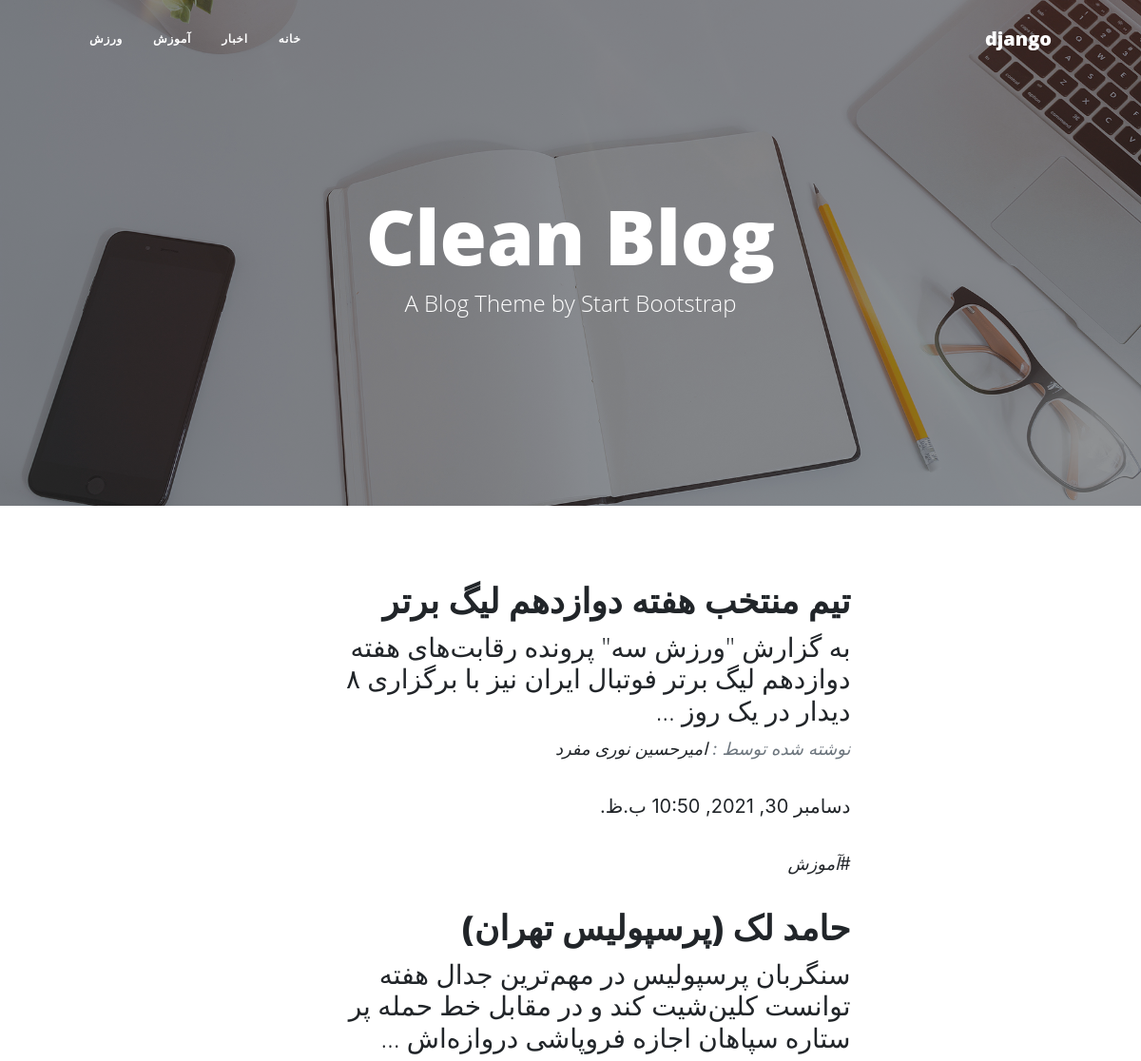
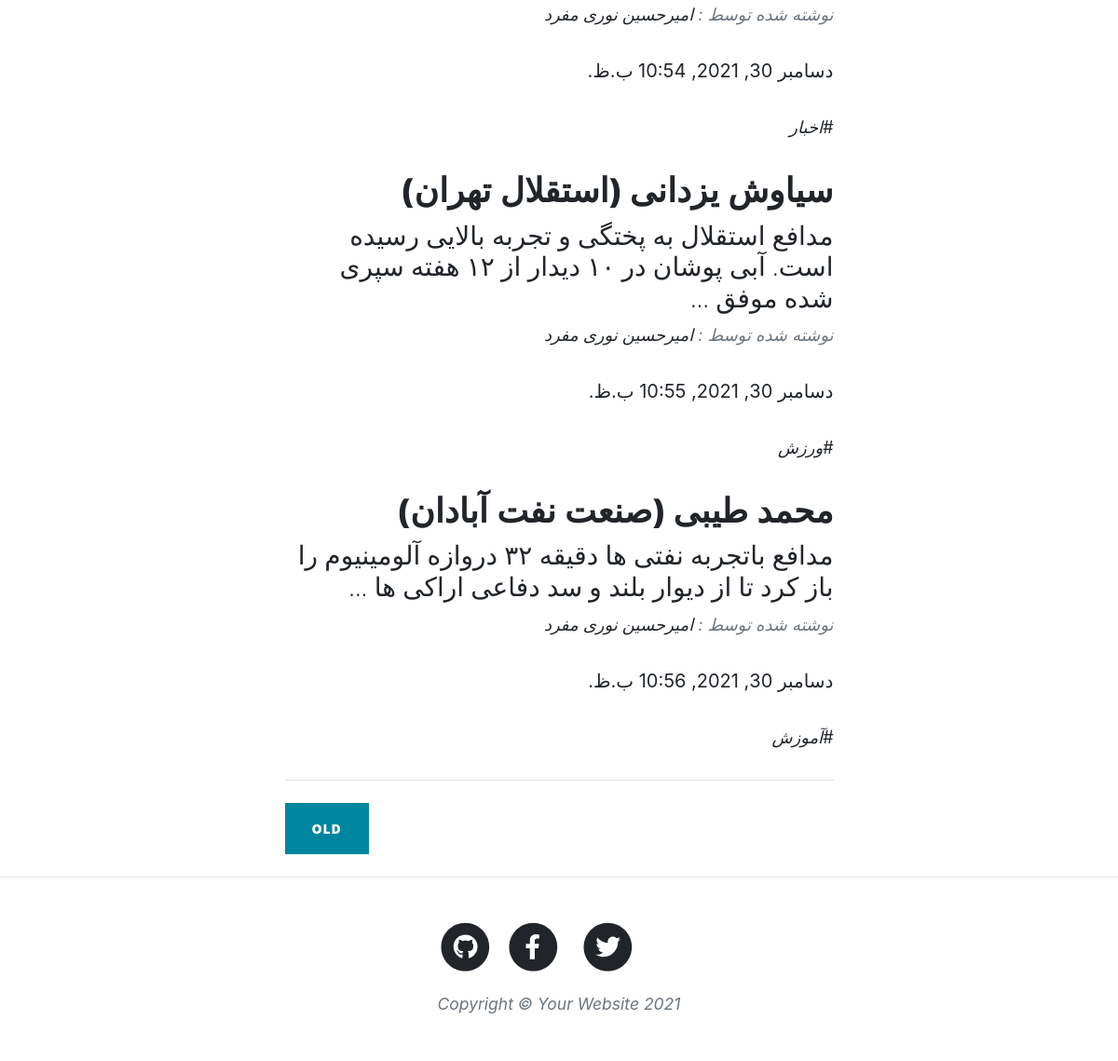
The page / on the database its author committed (2 pictures, top to bottom).
### blog/models.py (models this page shows, shortened)
class CategoryModel(models.Model):
    parent = models.ForeignKey('self',null=True,blank=True,default=None,related_name='parents',on_delete=models.SET_NULL,verbose_name='دسته بندی')
    title = models.CharField(max_length=300,verbose_name='عنوان')
    slug = models.SlugField(max_length=50,unique=True,verbose_name='آدرس')
    position = models.IntegerField(verbose_name='پوزیشن')
    status = models.BooleanField(default=True,verbose_name='وظعیت')
    class Meta:
        verbose_name = 'دسته بندی'
        verbose_name_plural = 'دسته بندیها'
        ordering = ['parent__id','position']

class ArticleModel(models.Model):
    auth = models.ForeignKey(User,null=True,related_name='author',on_delete=models.SET_NULL,verbose_name='نویسنده')
    title = models.CharField(max_length=300,verbose_name='عنوان')
    slug = models.SlugField(max_length=50,unique=True,verbose_name='آدرس')
    category = models.ManyToManyField(CategoryModel,related_name='childrens',verbose_name='دسته بندی')
    description = models.TextField(verbose_name='محتوا')
    thumbnail = models.ImageField(verbose_name='عکس')
    create = models.DateTimeField(auto_now=True,verbose_name='زمان ساخت')
    publish = models.DateTimeField(default=timezone.now,verbose_name='زمان ساخت')
    update = models.DateTimeField(auto_now_add=True,verbose_name='بروزرسانی در')
    STATUS = (
        ('publish','منتشر شد'),
        ('draft','پیش نویس'),
        ('investigation','درحال بررسی'),
        ('back','برگشت داده شده')
    )
    is_special = models.BooleanField(default=False,verbose_name='مقاله ویژه')
    status = models.CharField(max_length=15,choices=STATUS,verbose_name='وظعیت')
    def picture(self):
        return format_html("<img height=75 style=border-radius:5px width=80 src={}>".format(self.thumbnail.url))
    picture.short_description = 'تصویر'
    def category_list(self):
        return ' ,'.join([cat.title for cat in self.category.all()])
    category_list.short_description = 'دسته بندی'
    class Meta:
        verbose_name = 'مقاله'
        verbose_name_plural = 'مقالات'
        ordering = ['publish']

### account/models.py (models this page shows)
class User(AbstractUser):
    is_author = models.BooleanField(default=False,verbose_name='وظعیت نویسندگی')
    special_user = models.DateTimeField(default=timezone.now,verbose_name='کاربر ویژه')
    def is_special_user(self):
        if self.special_user > timezone.now() :
            return True
        else:
            return False
    is_special_user.boolean = True
    is_special_user.short_description = 'کاربر ویژه تا'

### blog/views.py (the view)
# urls.py: path('',ArticleList.as_view(),name='home'),
class ArticleList(ListView):
    paginate_by = 4
    queryset = ArticleModel.objects.filter(status='publish')

### blog/templatetags/base_tags.py (called while the page is built)
@register.simple_tag
def title():
    return "django"

@register.inclusion_tag('blog/partials/category_navbar.html')
def category_nav():
    return {
        'category' : CategoryModel.objects.filter(status=True)
    }

### template/blog/articlemodel_list.html (shortened to what this page needs)
{% extends 'blog/base.html' %}
{% load static %}
{% block page_header %}
    <header class="masthead" style="background-image: url('{% static "blog/assets/img/home-bg.jpg" %}')">
        <div class="container position-relative px-4 px-lg-5">
                    <div class="row gx-4 gx-lg-5 justify-content-center">
                        <div class="col-md-10 col-lg-8 col-xl-7">
                            <div class="site-heading">
                                <h1>Clean Blog</h1>
                                <span class="subheading">A Blog Theme by Start Bootstrap</span>
                            </div>
                        </div>
                    </div>
        </div>
    </header>
{% endblock %}
{% block main %}
    <div class="container px-4 px-lg-5">
            <div class="row gx-4 gx-lg-5 justify-content-center">
                <div class="col-md-10 col-lg-8 col-xl-7">
                    {% for article in object_list %}
                        <div class="post-preview">
                            <a href="{% url 'blog:detail' article.pk %}">
                                <h2 class="post-title">{{article.title}}</h2>
                                <h3 class="post-subtitle">{{article.description|truncatewords:20}}</h3>
                            </a>
                            <p class="post-meta">
                                نوشته شده توسط :
                                <a href="{% url 'blog:author' article.auth %}">{{article.auth.get_full_name}}</a>
                                <p>{{article.publish}}</p>
                            </p>
                            <p class="post-meta">
                                {% for cat in article.category.all %}
                                    <a href="{% url 'blog:category' cat.pk %}">#{{cat.title}}</a>
                                {% endfor %}
                            </p>
                        </div>
                    {% endfor %}
                    <hr class="my-4" />
                    {% if page_obj.has_next %}
                        <div class="d-flex justify-content-end mb-4"><a class="btn btn-primary text-uppercase" href="{% url 'blog:home' page_obj.next_page_number %}">OLD</a></div>
                    {% endif %}
                </div>
            </div>
        </div>
{% endblock %}

### template/blog/base.html (shortened to what this page needs)
{% load static %}
{% load base_tags %}
<!DOCTYPE html>
<html lang="fa" dir="rtl">
    <head>
        <link href="{% static 'blog/css/styles.css' %}" rel="stylesheet" />
        <link href="{% static 'blog/css/style.css' %}" rel="stylesheet" />
    </head>
    <body>
        <nav class="navbar navbar-expand-lg navbar-light" id="mainNav">
            <div class="container px-4 px-lg-5">
                <a class="navbar-brand" href="{% url 'blog:home' %}">{% title %}</a>
                {% category_nav %}
            </div>
        </nav>
        {% block page_header %}
        {% endblock %}
        {% block main %}
        {% endblock %}
        <footer class="border-top">
            <div class="container px-4 px-lg-5">
                <div class="row gx-4 gx-lg-5 justify-content-center">
                    <div class="col-md-10 col-lg-8 col-xl-7">
                        <ul class="list-inline text-center">
                            <li class="list-inline-item">
                                <a href="#!">
                                    <span class="fa-stack fa-lg">
                                        <i class="fas fa-circle fa-stack-2x"></i>
                                        <i class="fab fa-twitter fa-stack-1x fa-inverse"></i>
                                    </span>
                                </a>
                            </li>
                            <li class="list-inline-item">
                                <a href="#!">
                                    <span class="fa-stack fa-lg">
                                        <i class="fas fa-circle fa-stack-2x"></i>
                                        <i class="fab fa-facebook-f fa-stack-1x fa-inverse"></i>
                                    </span>
                                </a>
                            </li>
                            <li class="list-inline-item">
                                <a href="#!">
                                    <span class="fa-stack fa-lg">
                                        <i class="fas fa-circle fa-stack-2x"></i>
                                        <i class="fab fa-github fa-stack-1x fa-inverse"></i>
                                    </span>
                                </a>
                            </li>
                        </ul>
                        <div class="small text-center text-muted fst-italic">Copyright &copy; Your Website 2021</div>
                    </div>
                </div>
            </div>
        </footer>
    </body>
</html>

### template/blog/partials/category_navbar.html
<div class="collapse navbar-collapse" id="navbarResponsive">
    <ul class="navbar-nav ms-auto py-4 py-lg-0">
        <li class="nav-item"><a class="nav-link px-lg-3 py-3 py-lg-4" href="{% url 'blog:home' %}">خانه</a></li>
        {% for cat in category  %}
            <li class="nav-item"><a class="nav-link px-lg-3 py-3 py-lg-4" href="{% url 'blog:category' cat.pk %}">{{cat.title}}</a></li>
        {% endfor %}
    </ul>
</div>

### static/blog/css/style.css (style rules this page uses)
.navbar-nav.ms-auto.py-4.py-lg-0 { margin-left: initial !important; margin-right: auto !important; }

### rows shown on the page
CategoryModel: title "اخبار"
CategoryModel: title "آموزش"
CategoryModel: title "ورزش"
ArticleModel: title "تیم منتخب هفته دوازدهم لیگ برتر", description "به گزارش \"ورزش سه\" پرونده رقابت‌های هفته دوازدهم لیگ برتر فوتبال ایران نیز با برگزاری ۸ دیدار در یک روز …", auth.get_full_name "امیرحسین نوری مفرد", publish "دسامبر 30, 2021, 10:50 ب.ظ."
ArticleModel: title "حامد لک (پرسپولیس تهران)", description "سنگربان پرسپولیس در مهم‌ترین جدال هفته توانست کلین‌شیت کند و در مقابل خط حمله پر ستاره سپاهان اجازه فروپاشی دروازه‌اش …", auth.get_full_name "امیرحسین نوری مفرد", publish "دسامبر 30, 2021, 10:54 ب.ظ."
ArticleModel: title "سیاوش یزدانی (استقلال تهران)", description "مدافع استقلال به پختگی و تجربه بالایی رسیده است. آبی پوشان در ۱۰ دیدار از ۱۲ هفته سپری شده موفق …", auth.get_full_name "امیرحسین نوری مفرد", publish "دسامبر 30, 2021, 10:55 ب.ظ."
ArticleModel: title "محمد طیبی (صنعت نفت آبادان)", description "مدافع باتجربه نفتی ها دقیقه ۳۲ دروازه آلومینیوم را باز کرد تا از دیوار بلند و سد دفاعی اراکی ها …", auth.get_full_name "امیرحسین نوری مفرد", publish "دسامبر 30, 2021, 10:56 ب.ظ."
